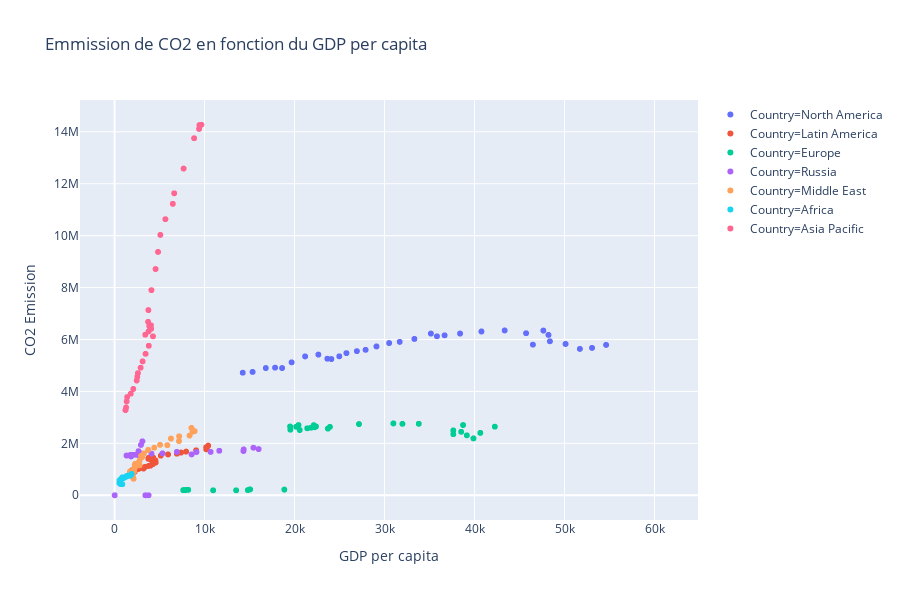

Source (notebook cell):
### Code cell
fig = px.scatter(final_df[final_df['Country']!='World'], x='GDP per capita', y="CO2 Emission",color='Country',title='Emmission de CO2 en fonction du GDP per capita')
fig.show()

### Figure 1 — Plotly figure (JSON) as saved in the notebook; plotly's stock layout.template omitted (floating-point values rounded to 4 significant figures; data arrays with more than 128 entries replaced by an {"elided": "..."} marker saying what was removed)
{"data": [{"hoverlabel": {"namelength": 0}, "hovertemplate": "Country=North America<br>GDP per capita=%{x}<br>CO2 Emission=%{y}", "legendgroup": "Country=North America", "marker": {"color": "#636efa", "symbol": "circle"}, "mode": "markers", "name": "Country=North America", "showlegend": true, "type": "scattergl", "x": {"elided": "333 float values"}, "xaxis": "x", "y": {"elided": "333 float values"}, "yaxis": "y"}, {"hoverlabel": {"namelength": 0}, "hovertemplate": "Country=Latin America<br>GDP per capita=%{x}<br>CO2 Emission=%{y}", "legendgroup": "Country=Latin America", "marker": {"color": "#EF553B", "symbol": "circle"}, "mode": "markers", "name": "Country=Latin America", "showlegend": true, "type": "scattergl", "x": {"elided": "333 float values"}, "xaxis": "x", "y": {"elided": "333 float values"}, "yaxis": "y"}, {"hoverlabel": {"namelength": 0}, "hovertemplate": "Country=Europe<br>GDP per capita=%{x}<br>CO2 Emission=%{y}", "legendgroup": "Country=Europe", "marker": {"color": "#00cc96", "symbol": "circle"}, "mode": "markers", "name": "Country=Europe", "showlegend": true, "type": "scattergl", "x": {"elided": "333 float values"}, "xaxis": "x", "y": {"elided": "333 float values"}, "yaxis": "y"}, {"hoverlabel": {"namelength": 0}, "hovertemplate": "Country=Russia<br>GDP per capita=%{x}<br>CO2 Emission=%{y}", "legendgroup": "Country=Russia", "marker": {"color": "#ab63fa", "symbol": "circle"}, "mode": "markers", "name": "Country=Russia", "showlegend": true, "type": "scattergl", "x": {"elided": "333 float values"}, "xaxis": "x", "y": {"elided": "333 float values"}, "yaxis": "y"}, {"hoverlabel": {"namelength": 0}, "hovertemplate": "Country=Middle East<br>GDP per capita=%{x}<br>CO2 Emission=%{y}", "legendgroup": "Country=Middle East", "marker": {"color": "#FFA15A", "symbol": "circle"}, "mode": "markers", "name": "Country=Middle East", "showlegend": true, "type": "scattergl", "x": {"elided": "333 float values"}, "xaxis": "x", "y": {"elided": "333 float values"}, "yaxis": "y"}, {"hoverlabel": {"namelength": 0}, "hovertemplate": "Country=Africa<br>GDP per capita=%{x}<br>CO2 Emission=%{y}", "legendgroup": "Country=Africa", "marker": {"color": "#19d3f3", "symbol": "circle"}, "mode": "markers", "name": "Country=Africa", "showlegend": true, "type": "scattergl", "x": {"elided": "333 float values"}, "xaxis": "x", "y": {"elided": "333 float values"}, "yaxis": "y"}, {"hoverlabel": {"namelength": 0}, "hovertemplate": "Country=Asia Pacific<br>GDP per capita=%{x}<br>CO2 Emission=%{y}", "legendgroup": "Country=Asia Pacific", "marker": {"color": "#FF6692", "symbol": "circle"}, "mode": "markers", "name": "Country=Asia Pacific", "showlegend": true, "type": "scattergl", "x": {"elided": "333 float values"}, "xaxis": "x", "y": {"elided": "333 float values"}, "yaxis": "y"}], "layout": {"height": 600, "legend": {"tracegroupgap": 0}, "title": {"text": "Emmission de CO2 en fonction du GDP per capita"}, "xaxis": {"anchor": "y", "domain": [0, 1], "title": {"text": "GDP per capita"}}, "yaxis": {"anchor": "x", "domain": [0, 1], "title": {"text": "CO2 Emission"}}}}
